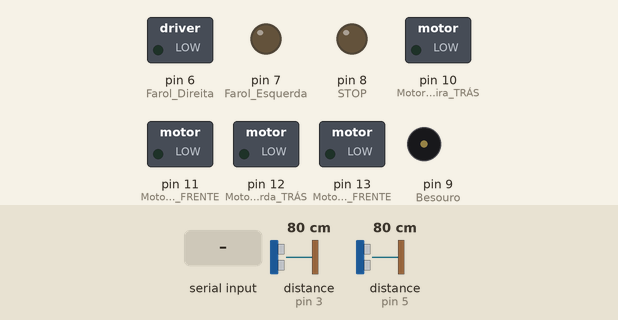
The sketch below on a simulated Arduino Uno, built with avr-gcc and run on an emulated ATmega328P. On the bench: switched loads named in the sketch (green lamp = pin HIGH), output pins drawn as LEDs (lit = HIGH), buzzer (waves = sounding). Wiring (inferred from the names in the program): 2 × ultrasonic range finder: trigger pin 2, echo pin 3 / trigger pin 4, echo pin 5. The inputs (shaded band) are chosen by the test bench; at power-on: distance to the obstacle (sensors on pin 5, pin 3) 80 cm. The echo pulse lasts 58.3 µs per cm; pins used as bus, display or sensor lines are not drawn.

Above: at 1.2 s.
1.3 s: "w" received over Serial
At 2.3 s:
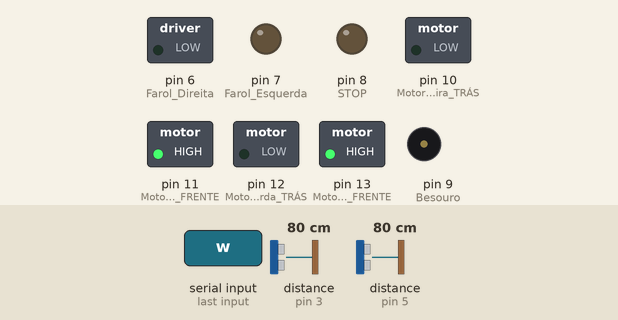
2.8 s: "s" received over Serial
At 3.2 s:
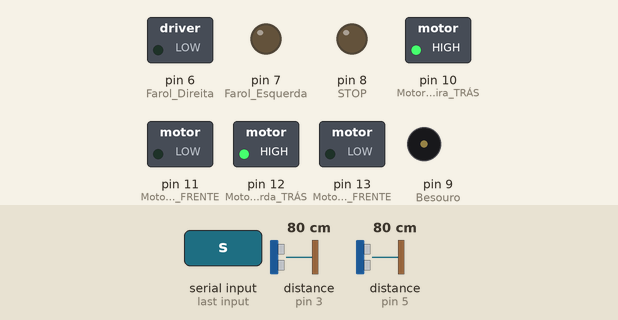
4.3 s: distance to the obstacle (sensor on pin 5) set to 24 cm
5.8 s: distance to the obstacle (sensor on pin 5) set to 20 cm
At 6.93 s:
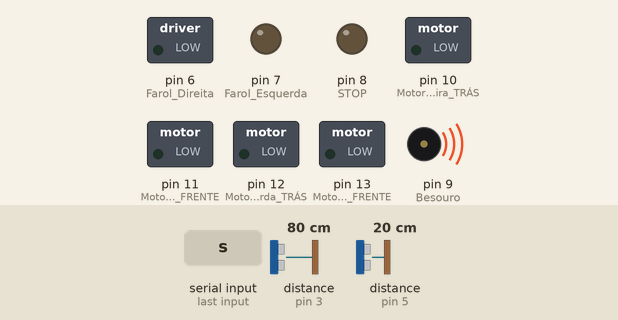
8.8 s: "d" received over Serial
At 9.7 s:
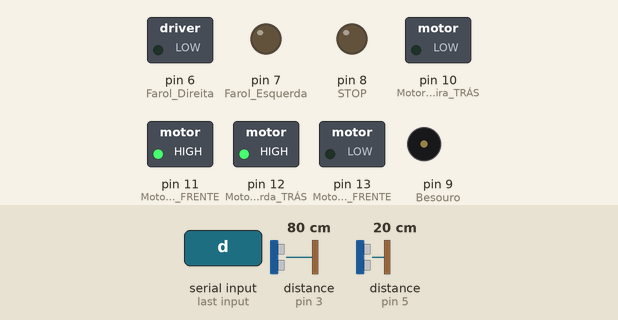
10.5 s: "a" received over Serial
At 11.1 s:
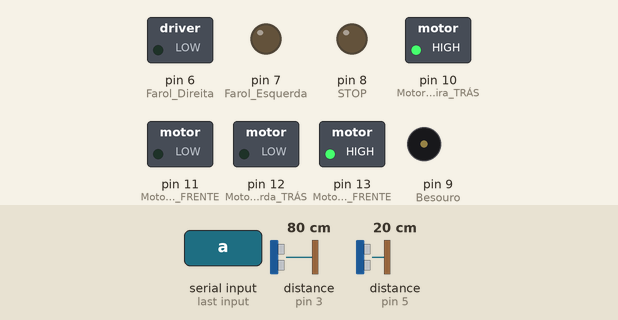
Timing chart, 0 to 13.0 s (numbered marks = the images above; inputs shaded):
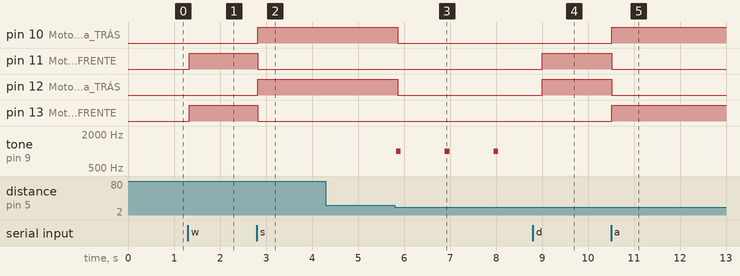

Measured:
- the behaviour switches between 22 and 21 cm on distance to the obstacle (sensor on pin 5) (found by bisection; images 2 and 3)
- after the input at 1.3 s, pin 11 (Motores_direita_FRENTE), pin 13 (Motores_esquerda_FRENTE): LOW → HIGH at once
- after the input at 2.8 s, pin 10 (Motores_direira_TRÁS), pin 12 (Motores_esquerda_TRÁS): LOW → HIGH at once; pin 11 (Motores_direita_FRENTE), pin 13 (Motores_esquerda_FRENTE): HIGH → LOW at once
- after the input at 4.3 s, every drawn part: stays the same
- after the input at 5.8 s, pin 10 (Motores_direira_TRÁS), pin 12 (Motores_esquerda_TRÁS): HIGH → LOW after 0.06 s; tone on pin 9 (Besouro): alternates 1000 Hz for 0.10 s and silent for 0.96 s, starting at once
- after the input at 8.8 s, pin 11 (Motores_direita_FRENTE), pin 12 (Motores_esquerda_TRÁS): LOW → HIGH after 0.21 s; tone on pin 9 (Besouro): stops changing and stays silent
- after the input at 10.5 s, pin 10 (Motores_direira_TRÁS), pin 13 (Motores_esquerda_FRENTE): LOW → HIGH at once; pin 11 (Motores_direita_FRENTE), pin 12 (Motores_esquerda_TRÁS): HIGH → LOW at once

The sketch:

Arduino_code.ino
```cpp
char t;
char c;
char k;
char l;
char m;
char h;


void setup() {
pinMode(13,OUTPUT);   //Motores esquerda FRENTE
pinMode(12,OUTPUT);   //Motores esquerda TRÁS
pinMode(11,OUTPUT);   //Motores direita FRENTE
pinMode(10,OUTPUT);   //Motores direira TRÁS
pinMode(9,OUTPUT);    //Besouro
pinMode(8,OUTPUT);    //STOP
pinMode(7,OUTPUT);    //Farol Esquerda
pinMode(6,OUTPUT);    //Farol Direita
pinMode(2, OUTPUT);   //trigPin Frente
pinMode(3, INPUT);    //echoPin Frente
pinMode(4, OUTPUT);   //trigPin Trás
pinMode(5, INPUT);    //echoPin Trás


Serial.begin(9600);
 }

void loop() {

long duration, distance;
  digitalWrite(2,HIGH);
  delayMicroseconds(1000);
  digitalWrite(2, LOW);
  duration=pulseIn(3, HIGH);
  distance =(duration/2)/29.1;
  delay(10);


long duration1, distance1;
  digitalWrite(4,HIGH);
  delayMicroseconds(1000);
  digitalWrite(4, LOW);
  duration1=pulseIn(5, HIGH);
  distance1 =(duration1/2)/29.1;
  delay(10);


if(Serial.available()){
  t = Serial.read();
  //Serial.println(t);
}

if (t== 'li') {
  digitalWrite(6,HIGH);
  digitalWrite(7,HIGH);
}
else if (t=='lo') {
  digitalWrite(6,LOW);
  digitalWrite(7,LOW);
}

if(t == 'w' && (distance>20)){            //Todos os Motores para a frente

  digitalWrite(13,HIGH);
  digitalWrite(11,HIGH);
  digitalWrite(12,LOW);
  digitalWrite(10,LOW);
  digitalWrite(9,LOW);
  digitalWrite(8,LOW);

  c = 1;
  k = 0;
  l = 0;
  m = 0;
  h = 0;

}

else if(t == 's' && (distance1>20)){      //Todos os Motores para a trás

  digitalWrite(12,HIGH);
  digitalWrite(10,HIGH);
  digitalWrite(13,LOW);
  digitalWrite(11,LOW);
  digitalWrite(8,LOW);

  k = 1;
  c = 0;
  l = 0;
  m = 0;
  h = 0;

}

else if(t == 'd'){                       //Virar á direita (Motores esquerda para a frente e os da direita para trás)

  digitalWrite(12,HIGH);
  digitalWrite(11,HIGH);
  digitalWrite(13,LOW);
  digitalWrite(10,LOW);
  digitalWrite(9,LOW);
  digitalWrite(8,LOW);

  k = 0;
  c = 0;
  l = 0;
  m = 1;
  h = 0;
}

else if(t == 'a'){                       //Virar á esquerda (Motores esquerda para trás e os da direita para a frente)

  digitalWrite(13,HIGH);
  digitalWrite(10,HIGH);
  digitalWrite(12,LOW);
  digitalWrite(11,LOW);
  digitalWrite(9,LOW);
  digitalWrite(8,LOW);

  k = 0;
  c = 0;
  l = 1;
  m = 0;
  h = 0;
}

else if(t == 'x'){                      //STOP (stop a todos os Motores)

  digitalWrite(13,LOW);
  digitalWrite(12,LOW);
  digitalWrite(11,LOW);
  digitalWrite(10,LOW);
  digitalWrite(9,LOW);
  digitalWrite(8,HIGH);

  k = 0;
  c = 0;
  l = 0;
  m = 0;
  h = 0;
}

else if( c == 1 && distance<=20)
 {
  digitalWrite(13,LOW);
  digitalWrite(12,LOW);
  digitalWrite(11,LOW);
  digitalWrite(10,LOW);
  digitalWrite(9,LOW);
  delay(1000);
 }

 else if (k == 1 && distance1 >50)
  {
    tone(9, 1000, 100);
    delay(700);
  }
 else if (k == 1 && distance1 <= 50 && distance1>35)
  {
    tone(9, 1000, 100);
    delay(400);
  }
else if (k == 1 && distance1 <= 35 && distance1>20)
  {
    tone(9, 1000, 100);
     delay(150);
  }
else if (k == 1 && distance1 <= 20)
  {
    tone(9, 1000, 100);
     delay(30);
  digitalWrite(13,LOW);
  digitalWrite(12,LOW);
  digitalWrite(11,LOW);
  digitalWrite(10,LOW);
  delay(1000);
  }

else if (l == 1 ){
  digitalWrite(7,HIGH);
  delay(300);
  digitalWrite(7,LOW);
  delay(300);
}

else if (m == 1 ){
  digitalWrite(6,HIGH);
  delay(300);
  digitalWrite(6,LOW);
  delay(300);
}

else if (t == 'h' && h==0){
  digitalWrite(6,HIGH);
 h = 2;
 t="";
}

else if (t=='h' && h == 2 ){
  digitalWrite(6,LOW);
  h = 0;
  t="";


}
}
```
